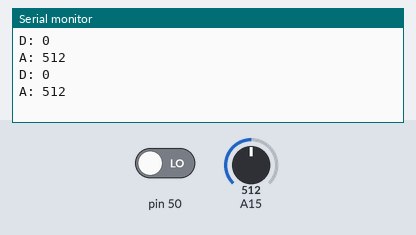
Simulated run of this sketch. Board: Arduino Mega 2560, built with avr-gcc and run on an emulated ATmega2560. Parts: the last lines printed to the serial monitor. The inputs (shaded band) are chosen by the test bench; at power-on: A15 = 512, pin 50 LOW.

Above: at 1.8 s.
1.9 s: A15 set to 716
At 2.8 s:
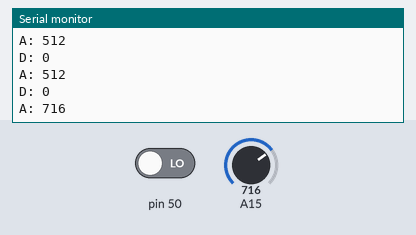
3.4 s: pin 50 driven HIGH
4.9 s: A15 set to 900
At 5.8 s:
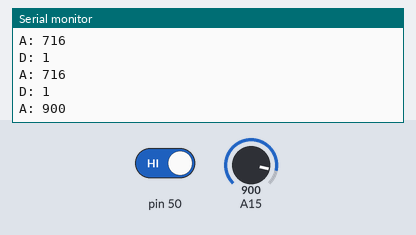
Timing chart, 0 to 7.9 s (numbered marks = the images above; inputs shaded):
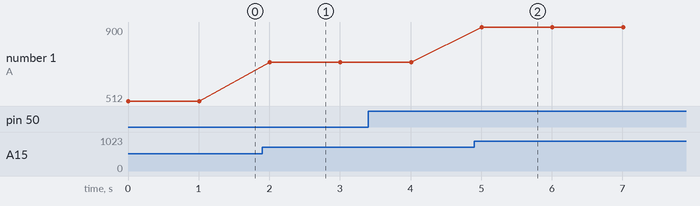

The sketch:

test_humedad.ino
```cpp
void setup() {
  Serial.begin(9600);
}

void loop() {
  Serial.print("D: ");
  Serial.println(digitalRead(50));
  Serial.print("A: ");
  Serial.println(analogRead(15));
  delay(1000);
}
```

Measured:
- after the input at 1.9 s, the serial monitor: prints a new line after 0.11 s (image 1)
- after the input at 4.9 s, the serial monitor: prints a new line after 0.11 s (image 2)
- plotted number 1: 512 → 716 after the input at 1.9 s, 716 → 900 after the input at 4.9 s
